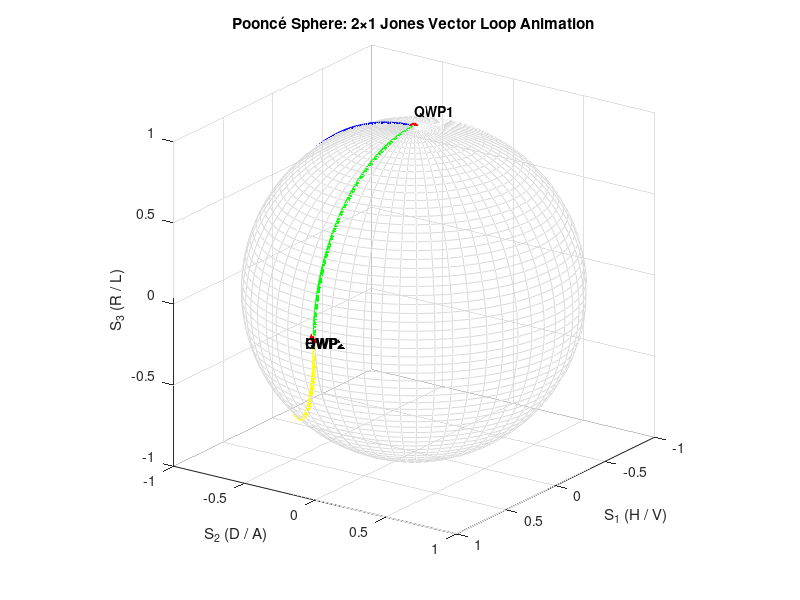

Recreate this plot in MATLAB.
clear all;
close all;
%%
% 1. Define Phase Retardation Functions using 2x2 Jones Matrices
% theta: fast axis angle (rad), delta: phase retardance (rad)
jones_retarder = @(theta, delta) ...
    exp(-1i*delta/2)*[cos(theta)^2 + exp(1i*delta)*sin(theta)^2, (1-exp(1i*delta))*sin(theta)*cos(theta); ...
     (1-exp(1i*delta))*sin(theta)*cos(theta), sin(theta)^2 + exp(1i*delta)*cos(theta)^2];

% 2. Define Waveplate Sequence Physical Parameters
wp_angles = deg2rad([45, 90, 67.5, 0]); % Fast axis angles for QWP1, HWP1, QWP2, HWP2
% HQHQ: [45, 22.5, 0, 67.5]/[22.5, 33.75, 45, 11.25]/[30, 75, 30, 75]/[45, 67.5, 0, 67.5]
% [45, 45, 45, 0]/[45, 90, 45, 0]
% QQH: [45, 90, 67.5, 0]/[45, 0, 22.5, 0]/[30, 30, 30, 0]
wp_delays = [pi/2, pi/2, pi, pi];      % Target retardations (QWP = pi/2, HWP = pi)

% 3. Initialize State with a 2-by-1 Jones Vector (Horizontal Linear Polarization)
J_start = [1; 0]; 
J_current_base = J_start;

% 4. Animation Settings
res = 100; % Animation steps per waveplate
total_frames = 4 * res;
trajectory = zeros(total_frames, 3); % Array to hold converted 3D coordinates
labels = {'QWP1', 'HWP1', 'QWP2', 'HWP2'};
label_coords = zeros(4, 3);

% 5. Compute Moving States using 2x1 Vectors
frame = 1;
for k = 1:4
    theta = wp_angles(k);
    max_delta = wp_delays(k);
    
    for step = 1:res
        % Dynamically increase waveplate retardance from 0 to max
        current_delta = max_delta * (step / res);
        
        % Generate the 2x2 operator matrix
        M_waveplate = jones_retarder(theta, current_delta);
        
        % Core Operation: Transform the 2x1 Input Vector
        J_moving = M_waveplate * J_current_base; 
        
        % Convert 2x1 Jones Vector into 3D Poincaré Mapping Coordinates
        Ex = J_moving(1); 
        Ey = J_moving(2);
        I  = conj(Ex)*Ex + conj(Ey)*Ey; % Total intensity
        
        % Store 3D spatial points calculated directly from 2x1 complex vector entries
        trajectory(frame, 1) = real((conj(Ex)*Ex - conj(Ey)*Ey) / I); % S1 axis
        trajectory(frame, 2) = real((conj(Ex)*Ey + Ex*conj(Ey)) / I); % S2 axis
        trajectory(frame, 3) = real(1i*(conj(Ex)*Ey - Ex*conj(Ey)) / I); % S3 axis
        
        frame = frame + 1;
    end
    
    % Update the base 2x1 vector state using the fully completed waveplate transformation
    M_full = jones_retarder(theta, max_delta);
    J_current_base = M_full * J_current_base;
    
    % Save label location at the end of each waveplate segment
    label_coords(k, :) = trajectory(frame-1, :);
end

% 6. Plot the Poincaré Sphere Canvas
[X, Y, Z] = sphere(60);
figure('Color', 'w');
mesh(X, Y, Z, 'EdgeColor', [0.85 0.85 0.85], 'FaceAlpha', 0.02);
hold on; axis equal; grid on;
view(125, 20);
xlabel('S_1 (H / V)'); ylabel('S_2 (D / A)'); zlabel('S_3 (R / L)');
title('Pooncé Sphere: 2\times1 Jones Vector Loop Animation');


% % 7. Draw the Start Point Anchor (H)
% plot3(1, 0, 0, 'ks', 'MarkerFaceColor', 'g', 'MarkerSize', 10);
% text(1.1, 0, 0, 'START (H)', 'Color', 'g', 'FontSize', 11, 'FontWeight', 'bold');
% 
% % 8. Initialize Moving Graphics Objects
% path_line = plot3(NaN, NaN, NaN, 'b-', 'LineWidth', 2.5);
% vector_tip = plot3(NaN, NaN, NaN, 'ro', 'MarkerFaceColor', 'r', 'MarkerSize', 7);
% 
% % 9. Execute Live Motion Render
% for f = 1:total_frames
%     % Update line history and leading point tracking
%     set(path_line, 'XData', trajectory(1:f, 1), 'YData', trajectory(1:f, 2), 'ZData', trajectory(1:f, 3));
%     set(vector_tip, 'XData', trajectory(f, 1), 'YData', trajectory(f, 2), 'ZData', trajectory(f, 3));
% 
%     % Drop text markers dynamically when a component stage calculation completes
%     if mod(f, res) == 0
%         stage = f / res;
%         plot3(label_coords(stage, 1), label_coords(stage, 2), label_coords(stage, 3), 'ro', 'MarkerFaceColor', 'r');
%         text(label_coords(stage, 1)*1.1, label_coords(stage, 2)*1.1, label_coords(stage, 3)*1.1, ...
%              labels{stage}, 'FontSize', 10, 'FontWeight', 'bold');
%     end
% 
%     drawnow;
%     pause(0.02);
% end


color_indices = kron(1:4, ones(1, res))'; 

colormap([0 0 0; 1 0 0;0 1 0; 0 0 1; 1 1 0; 1 0 0]);

% 8. Initialize Moving Graphics Objects

path_line = surface([NaN NaN; NaN NaN], [NaN NaN; NaN NaN], [NaN NaN; NaN NaN], [NaN NaN; NaN NaN], ...
                    'EdgeColor', 'flat', 'FaceColor', 'none', 'LineWidth', 3);
vector_tip = plot3(NaN, NaN, NaN, 'ro', 'MarkerFaceColor', 'r', 'MarkerSize', 7);

% 9. Execute Live Motion Render
for f = 1:total_frames
    
    x_data = [trajectory(1:f, 1), trajectory(1:f, 1)];
    y_data = [trajectory(1:f, 2), trajectory(1:f, 2)];
    z_data = [trajectory(1:f, 3), trajectory(1:f, 3)];
    c_data = [color_indices(1:f), color_indices(1:f)];
    
    set(path_line, 'XData', x_data, 'YData', y_data, 'ZData', z_data, 'CData', c_data);
    set(vector_tip, 'XData', trajectory(f, 1), 'YData', trajectory(f, 2), 'ZData', trajectory(f, 3));
    
    if mod(f, res) == 0
        stage = f / res;
        plot3(label_coords(stage, 1), label_coords(stage, 2), label_coords(stage, 3), 'ro', 'MarkerFaceColor', 'r');
        text(label_coords(stage, 1)*1.1, label_coords(stage, 2)*1.1, label_coords(stage, 3)*1.1, ...
             labels{stage}, 'FontSize', 10, 'FontWeight', 'bold');
    end
    drawnow;
    pause(0.02);
end

%%
% =========================================================================
% Direct Numerical Line Integration via Spherical Green's Theorem
% Inputs: 'trajectory' (N x 3 matrix containing all sequential S1, S2, S3 coordinates)
% =========================================================================

numerical_area_sum = 0;
num_pts = size(trajectory, 1);

% Loop through every single discrete coordinate on the path
for i = 1:num_pts
    % Get current point and the next adjacent point along the loop
    p_curr = trajectory(i, :);
    p_next = trajectory(mod(i, num_pts) + 1, :); % Automatically wraps around to start point
    
    % Apply standard stereographic coordinate line integral projection
    % This handles curved small-circle paths without any multi-angle geometric errors
    denom = 1 + p_curr(3); % Projection denominator based on S3 pole (1 + S3)
   

    if denom > 1e-6
        % Compute signed differential segment area
        differential_area = (p_curr(1)*p_next(2) - p_curr(2)*p_next(1)) / denom;
        numerical_area_sum = numerical_area_sum + differential_area;
        
    end

end

% The final exact physical solid angle (enclosed area)
Omega = abs(numerical_area_sum);

% Print the numerical result directly to the Command Window
fprintf('\n==================================================\n');
fprintf('Direct Numerical Trajectory Area Integration:\n');
fprintf('  Enclosed Solid Angle (Omega) = %.4f steradians\n', Omega);
fprintf('  Sphere Surface Coverage      = %.2f%%\n', (Omega / (4*pi)) * 100);
fprintf('  Berry Phase                  = %.2f radians [Omega / 2]\n', (Omega / 2));
fprintf('==================================================\n');
